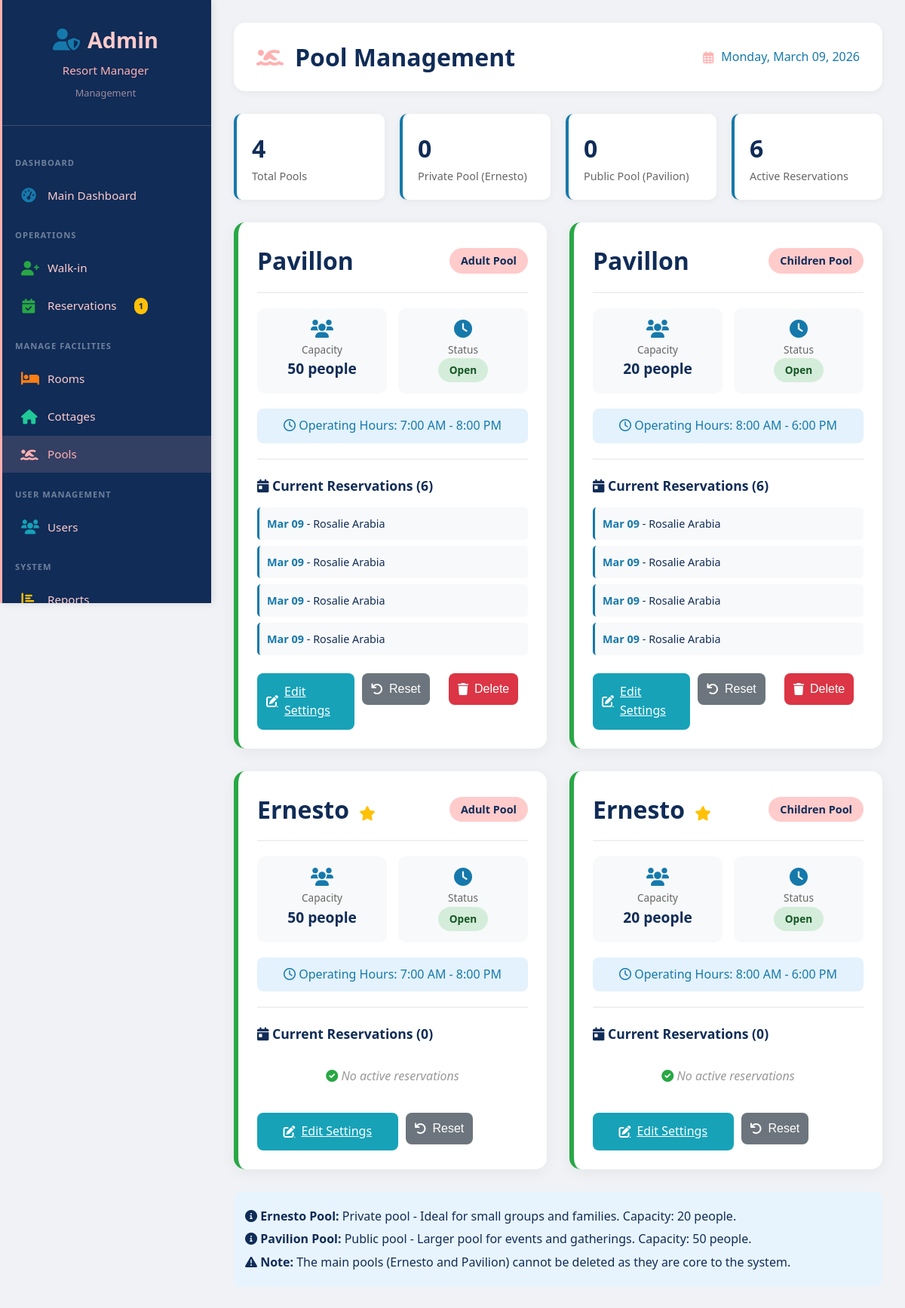
Page /admin/pools.php (signed in) on the committed database.
### tables this page shows
CREATE TABLE `users` (
  `id` int(11) NOT NULL,
  `username` varchar(50) NOT NULL,
  `email` varchar(100) NOT NULL,
  `password` varchar(255) NOT NULL,
  `full_name` varchar(100) NOT NULL,
  `phone` varchar(20) DEFAULT NULL,
  `address` text DEFAULT NULL,
  `role` enum('super_admin','admin','staff','guest') DEFAULT 'guest',
  `status` enum('active','inactive') DEFAULT 'active',
  `is_walkin_account` tinyint(1) DEFAULT 0,
  `last_login` timestamp NULL DEFAULT NULL,
  `created_at` timestamp NOT NULL DEFAULT current_timestamp(),
  `updated_at` timestamp NOT NULL DEFAULT current_timestamp() ON UPDATE current_timestamp()
);

CREATE TABLE `pools` (
  `id` int(11) NOT NULL,
  `name` varchar(100) NOT NULL,
  `type` enum('adult','children') NOT NULL,
  `capacity` int(11) DEFAULT NULL,
  `status` enum('open','closed','maintenance') DEFAULT 'open',
  `operating_hours` varchar(100) DEFAULT NULL,
  `created_at` timestamp NOT NULL DEFAULT current_timestamp()
);

CREATE TABLE `reservation_pools` (
  `id` int(11) NOT NULL,
  `reservation_id` int(11) NOT NULL,
  `pool_id` int(11) NOT NULL,
  `created_at` datetime DEFAULT current_timestamp()
);

CREATE TABLE `reservations` (
  `id` int(11) NOT NULL,
  `reservation_number` varchar(20) NOT NULL,
  `user_id` int(11) DEFAULT NULL,
  `room_id` int(11) DEFAULT NULL,
  `cottage_id` int(11) DEFAULT NULL,
  `check_in_date` date NOT NULL,
  `check_out_date` date NOT NULL,
  `adults` int(11) DEFAULT 1,
  `children` int(11) DEFAULT 0,
  `seniors` int(11) NOT NULL DEFAULT 0,
  `total_guests` int(11) DEFAULT NULL,
  `accommodation_total` decimal(10,2) DEFAULT NULL,
  `entrance_fee_total` decimal(10,2) DEFAULT NULL,
  `total_amount` decimal(10,2) DEFAULT NULL,
  `amount_paid` decimal(10,2) DEFAULT 0.00,
  `payment_status` varchar(50) DEFAULT 'pending',
  `status` enum('pending','confirmed','checked_in','checked_out','cancelled') DEFAULT 'pending',
  `reservation_type` varchar(50) DEFAULT 'daytour',
  `otp_code` varchar(6) DEFAULT NULL,
  `otp_verified` tinyint(1) DEFAULT 0,
  `verified_by` int(11) DEFAULT NULL,
  `verified_at` datetime DEFAULT NULL,
  `created_by` varchar(20) DEFAULT 'online',
  `has_entrance_fee` tinyint(1) DEFAULT 0,
  `entrance_fee_amount` decimal(10,2) DEFAULT 0.00,
  `entrance_fee_paid` decimal(10,2) DEFAULT 0.00,
  `entrance_fee_guests` int(11) DEFAULT 0,
  `special_requests` text DEFAULT NULL,
  `created_at` timestamp NOT NULL DEFAULT current_timestamp(),
  `otp_required` tinyint(1) DEFAULT 1,
  `entry_pass_generated` tinyint(1) DEFAULT 0,
  `reminder_sent_3days` tinyint(1) DEFAULT 0,
  `reminder_sent_1day` tinyint(1) DEFAULT 0,
  `reminder_sent_today` tinyint(1) DEFAULT 0,
  `updated_at` timestamp NULL DEFAULT NULL ON UPDATE current_timestamp(),
  `checked_out_by` int(11) DEFAULT NULL,
  `checked_out_at` datetime DEFAULT NULL,
  `extended_at` datetime DEFAULT NULL,
  `extended_by` int(11) DEFAULT NULL,
  `cancelled_by` int(11) DEFAULT NULL,
  `cancelled_at` datetime DEFAULT NULL,
  `cancellation_reason` text DEFAULT NULL
);

### admin/pools.php (the view, shortened to what the rows shown need)
<?php
require_once BASE_PATH . '/includes/Database.php';
$db = Database::getInstance();
$current_user = $db->getRow("SELECT * FROM users WHERE id = ?", [$_SESSION['user_id']]);
$pools = $db->getRows("SELECT * FROM pools ORDER BY FIELD(name, 'Ernesto', 'Pavilion')");
$pool_reservations = [
    'Ernesto' => [],
    'Pavilion' => []
];
try {
    $pools_table_exists = $db->getValue("SELECT COUNT(*) FROM information_schema.tables WHERE table_schema = DATABASE() AND table_name = 'reservation_pools'");
    if ($pools_table_exists) {
        $pool_reservations_data = $db->getRows("
            SELECT rp.*, p.name as pool_name, u.full_name as user_name, r.check_in_date
            FROM reservation_pools rp
            JOIN reservations r ON rp.reservation_id = r.id
            JOIN pools p ON rp.pool_id = p.id
            JOIN users u ON r.user_id = u.id
            WHERE r.check_in_date >= CURDATE()
            AND r.status IN ('confirmed', 'checked_in')
            ORDER BY r.check_in_date, rp.created_at
        ");
        foreach ($pool_reservations_data as $res) {
            $pool_reservations[$res['pool_name']][] = $res;
        }
    }
} catch (Exception $e) {
    error_log("reservation_pools table may not exist: " . $e->getMessage());
}
?>
<!DOCTYPE html>
<html lang="en">
<head>
    <link rel="stylesheet" href="<?php echo BASE_URL; ?>/assets/css/style.css">
    <link rel="stylesheet" href="<?php echo BASE_URL; ?>/assets/css/admin.css">
    <link rel="stylesheet" href="/assets/css/sidebar.css">
    <link rel="stylesheet" href="https://cdnjs.cloudflare.com/ajax/libs/font-awesome/6.0.0/css/all.min.css">
</head>
<body>
    <?php include '../includes/sidebar.php'; ?>
    <div class="main-content">
        <div class="top-bar">
            <h1>
                <i class="fas fa-swimmer"></i>
                Pool Management
            </h1>
        </div>
        <div class="pools-grid">
            <?php foreach ($pools as $pool):
                $pool_class = strtolower($pool['name']) == 'ernesto' ? 'ernesto' : 'pavilion';
            ?>
            <div class="pool-card <?php echo $pool_class; ?> <?php echo $pool['status']; ?>">
                <div class="pool-header">
                    <span class="pool-name">
                        <?php echo htmlspecialchars($pool['name']); ?>
                        <?php if (strtolower($pool['name']) == 'ernesto'): ?>
                            <i class="fas fa-star" style="color: #ffc107; font-size: 1.2rem; margin-left: 5px;"></i>
                        <?php endif; ?>
                    </span>
                    <span class="pool-type-badge <?php echo $pool['type']; ?>">
                        <?php echo ucfirst($pool['type']); ?> Pool
                    </span>
                </div>
                <div class="pool-details">
                    <div class="pool-detail-item">
                        <i class="fas fa-users"></i>
                        <div class="label">Capacity</div>
                        <div class="value"><?php echo $pool['capacity']; ?> people</div>
                    </div>
                    <div class="pool-detail-item">
                        <i class="fas fa-clock"></i>
                        <div class="label">Status</div>
                        <div class="value">
                            <span class="status-badge status-<?php echo $pool['status']; ?>">
                                <?php echo ucfirst($pool['status']); ?>
                            </span>
                        </div>
                    </div>
                </div>
                <div class="hours-badge">
                    <i class="far fa-clock"></i> Operating Hours: <?php echo htmlspecialchars($pool['operating_hours']); ?>
                </div>
                <div class="today-reservations">
                    <h4>
                        <i class="fas fa-calendar-day"></i>
                        Current Reservations (<?php echo count($pool_reservations[$pool['name']] ?? []); ?>)
                    </h4>
                    <div class="reservation-list">
                        <?php if (!empty($pool_reservations[$pool['name']])): ?>
                            <?php foreach ($pool_reservations[$pool['name']] as $res): ?>
                                <div class="reservation-item">
                                    <?php if (isset($res['check_in_date'])): ?>
                                        <span class="time"><?php echo date('M d', strtotime($res['check_in_date'])); ?></span>
                                    <?php endif; ?>
                                    <span class="guest"> - <?php echo htmlspecialchars($res['user_name'] ?? 'Guest'); ?></span>
                                </div>
                            <?php endforeach; ?>
                        <?php else: ?>
                            <div class="no-reservations">
                                <i class="fas fa-check-circle" style="color: #28a745;"></i> No active reservations
                            </div>
                        <?php endif; ?>
                    </div>
                </div>
                <div class="action-buttons">
                    <a href="?edit=<?php echo $pool['id']; ?>" class="btn-icon btn-edit">
                        <i class="fas fa-edit"></i> Edit Settings
                    </a>
                    <form method="POST" style="flex: 1;" onsubmit="return confirm('Are you sure you want to reset this pool to default settings?');">
                        <button type="submit" class="btn-icon btn-reset-small">
                            <i class="fas fa-undo"></i> Reset
                        </button>
                    </form>
                    <?php if (!in_array($pool['name'], ['Ernesto', 'Pavilion'])): ?>
                    <form method="POST" style="flex: 1;" onsubmit="return confirmDelete('<?php echo htmlspecialchars($pool['name']); ?>');">
                        <button type="submit" class="btn-icon btn-delete">
                            <i class="fas fa-trash"></i> Delete
                        </button>
                    </form>
                    <?php endif; ?>
                </div>
            </div>
            <?php endforeach; ?>
        </div>
    </div>
</body>
</html>

### includes/sidebar.php (shortened to what the rows shown need)
<?php
$user_role = $current_user['role'] ?? 'guest';
$user_name = $current_user['full_name'] ?? $current_user['username'] ?? 'User';
?>
<div class="sidebar <?php echo $user_role; ?>-sidebar" id="sidebar">
    <div class="sidebar-header <?php echo $user_role; ?>-header">
        <h2>
            <?php if ($user_role == 'super_admin'): ?>
                <i class="fas fa-crown"></i>
            <?php elseif ($user_role == 'admin'): ?>
                <i class="fas fa-user-shield"></i>
            <?php elseif ($user_role == 'staff'): ?>
                <i class="fas fa-user-tie"></i>
            <?php else: ?>
                <i class="fas fa-user"></i>
            <?php endif; ?>
            <span>
                <?php
                if ($user_role == 'super_admin') echo 'Super Admin';
                elseif ($user_role == 'admin') echo 'Admin';
                elseif ($user_role == 'staff') echo 'Staff';
                else echo 'Guest Portal';
                ?>
            </span>
        </h2>
        <p><?php echo htmlspecialchars($user_name); ?></p>
        <small>
            <?php
            if ($user_role == 'super_admin') echo 'Full Access';
            elseif ($user_role == 'admin') echo 'Management';
            elseif ($user_role == 'staff') echo 'Front Desk';
            else echo 'Welcome Back!';
            ?>
        </small>
    </div>
</div>

### rows in the picture
users: full_name "Resort Manager"
pools: name "Pavillon", type "Adult", capacity "50", status "Open", operating_hours "7:00 AM - 8:00 PM", name "6"
reservation_pools: reservation.check_in_date "Mar 09", users.full_name "Rosalie Arabia"
reservation_pools: reservation.check_in_date "Mar 09", users.full_name "Rosalie Arabia"
reservation_pools: reservation.check_in_date "Mar 09", users.full_name "Rosalie Arabia"
reservation_pools: reservation.check_in_date "Mar 09", users.full_name "Rosalie Arabia"
pools: name "Pavillon", type "Children", capacity "20", status "Open", operating_hours "8:00 AM - 6:00 PM", name "6"
pools: name "Ernesto", type "Adult", capacity "50", status "Open", operating_hours "7:00 AM - 8:00 PM", name "0", shows "No active reservations"
pools: name "Ernesto", type "Children", capacity "20", status "Open", operating_hours "8:00 AM - 6:00 PM", name "0", shows "No active reservations"

### other values in the picture
$pending_count "1"
$total_pools "4"
$private_pools "0"
$public_pools "0"
$total_reservations "6"
